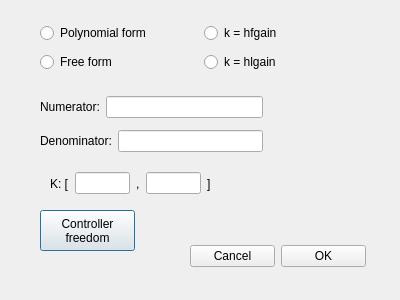
<?xml version="1.0" encoding="UTF-8"?>
<ui version="4.0">
 <class>ControllerDialog</class>
 <widget class="QDialog" name="ControllerDialog">
  <property name="geometry">
   <rect>
    <x>0</x>
    <y>0</y>
    <width>400</width>
    <height>300</height>
   </rect>
  </property>
  <property name="windowTitle">
   <string>Dialog</string>
  </property>
  <widget class="QStackedWidget" name="figureStack">
   <property name="geometry">
    <rect>
     <x>240</x>
     <y>150</y>
     <width>131</width>
     <height>80</height>
    </rect>
   </property>
   <widget class="QWidget" name="page"/>
   <widget class="QWidget" name="page_2">
    <widget class="QLabel" name="polyImage">
     <property name="geometry">
      <rect>
       <x>0</x>
       <y>0</y>
       <width>131</width>
       <height>81</height>
      </rect>
     </property>
     <property name="text">
      <string/>
     </property>
    </widget>
   </widget>
   <widget class="QWidget" name="page_3">
    <widget class="QLabel" name="zpkImage">
     <property name="geometry">
      <rect>
       <x>0</x>
       <y>0</y>
       <width>131</width>
       <height>81</height>
      </rect>
     </property>
     <property name="text">
      <string/>
     </property>
    </widget>
   </widget>
   <widget class="QWidget" name="page_4">
    <widget class="QLabel" name="tcgImage">
     <property name="geometry">
      <rect>
       <x>0</x>
       <y>0</y>
       <width>131</width>
       <height>81</height>
      </rect>
     </property>
     <property name="text">
      <string/>
     </property>
    </widget>
   </widget>
  </widget>
  <widget class="QPushButton" name="uncertaintyButton">
   <property name="geometry">
    <rect>
     <x>40</x>
     <y>210</y>
     <width>95</width>
     <height>41</height>
    </rect>
   </property>
   <property name="text">
    <string>Controller
freedom</string>
   </property>
  </widget>
  <widget class="QWidget" name="layoutWidget2">
   <property name="geometry">
    <rect>
     <x>40</x>
     <y>90</y>
     <width>223</width>
     <height>70</height>
    </rect>
   </property>
   <layout class="QVBoxLayout" name="verticalLayout">
    <item>
     <layout class="QHBoxLayout" name="horizontalLayout_2">
      <item>
       <widget class="QLabel" name="label">
        <property name="text">
         <string>Numerator:</string>
        </property>
       </widget>
      </item>
      <item>
       <widget class="QLineEdit" name="numeratorEdit"/>
      </item>
     </layout>
    </item>
    <item>
     <layout class="QHBoxLayout" name="horizontalLayout_3">
      <item>
       <widget class="QLabel" name="label_2">
        <property name="text">
         <string>Denominator:</string>
        </property>
       </widget>
      </item>
      <item>
       <widget class="QLineEdit" name="denominatorEdit"/>
      </item>
     </layout>
    </item>
   </layout>
  </widget>
  <widget class="QWidget" name="layoutWidget1">
   <property name="geometry">
    <rect>
     <x>190</x>
     <y>240</y>
     <width>176</width>
     <height>33</height>
    </rect>
   </property>
   <layout class="QHBoxLayout" name="horizontalLayout_5">
    <item>
     <widget class="QPushButton" name="cancelButton">
      <property name="text">
       <string>Cancel</string>
      </property>
     </widget>
    </item>
    <item>
     <widget class="QPushButton" name="okButton">
      <property name="text">
       <string>OK</string>
      </property>
     </widget>
    </item>
   </layout>
  </widget>
  <widget class="QWidget" name="layoutWidget3">
   <property name="geometry">
    <rect>
     <x>40</x>
     <y>20</y>
     <width>321</width>
     <height>56</height>
    </rect>
   </property>
   <layout class="QHBoxLayout" name="horizontalLayout">
    <item>
     <layout class="QVBoxLayout" name="verticalLayout_2">
      <item>
       <widget class="QRadioButton" name="polynomialRadio">
        <property name="text">
         <string>Polynomial form</string>
        </property>
       </widget>
      </item>
      <item>
       <widget class="QRadioButton" name="freeFormRadio">
        <property name="text">
         <string>Free form</string>
        </property>
       </widget>
      </item>
     </layout>
    </item>
    <item>
     <layout class="QVBoxLayout" name="verticalLayout_3">
      <item>
       <widget class="QRadioButton" name="zpkRadio">
        <property name="text">
         <string>k = hfgain</string>
        </property>
       </widget>
      </item>
      <item>
       <widget class="QRadioButton" name="tcgRadio">
        <property name="text">
         <string>k = hlgain</string>
        </property>
       </widget>
      </item>
     </layout>
    </item>
   </layout>
  </widget>
  <widget class="QWidget" name="layoutWidget">
   <property name="geometry">
    <rect>
     <x>50</x>
     <y>170</y>
     <width>161</width>
     <height>27</height>
    </rect>
   </property>
   <layout class="QHBoxLayout" name="horizontalLayout_4">
    <item>
     <widget class="QLabel" name="label_3">
      <property name="text">
       <string>K: [</string>
      </property>
     </widget>
    </item>
    <item>
     <widget class="QLineEdit" name="gainStart"/>
    </item>
    <item>
     <widget class="QLabel" name="label_4">
      <property name="text">
       <string>,</string>
      </property>
     </widget>
    </item>
    <item>
     <widget class="QLineEdit" name="gainEnd"/>
    </item>
    <item>
     <widget class="QLabel" name="label_5">
      <property name="text">
       <string>]</string>
      </property>
     </widget>
    </item>
   </layout>
  </widget>
 </widget>
 <resources/>
 <connections/>
</ui>
